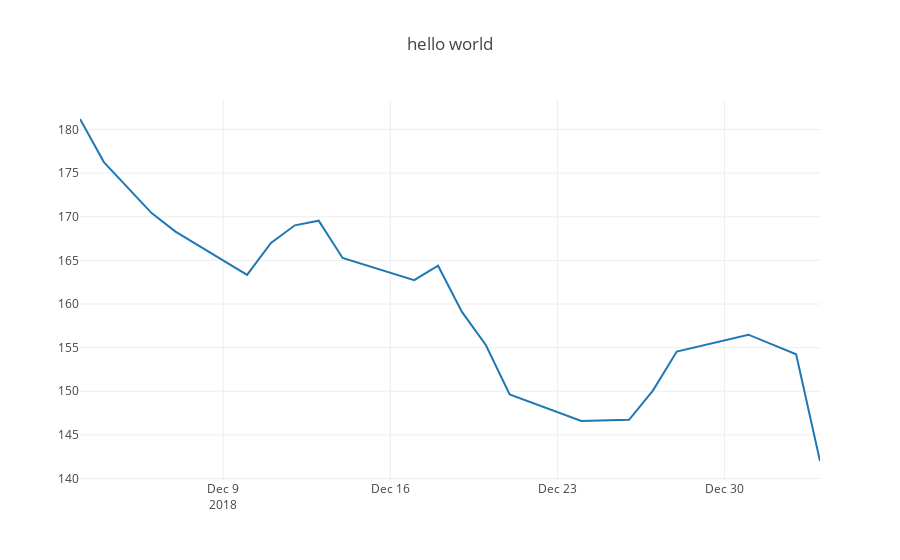

Source (notebook cell):
### Code cell
plotly.offline.iplot({
    "data": [go.Scatter(x=dates ,y=low)],
    "layout": go.Layout(title="hello world")
})

### Figure 1 — Plotly figure (JSON) as saved in the notebook; plotly's stock layout.template omitted (floating-point values rounded to 4 significant figures)
{"data": [{"type": "scatter", "uid": "e46d3c16-e9bb-4fdd-b34e-5ee73c2d1a25", "x": ["2018-12-03", "2018-12-04", "2018-12-06", "2018-12-07", "2018-12-10", "2018-12-11", "2018-12-12", "2018-12-13", "2018-12-14", "2018-12-17", "2018-12-18", "2018-12-19", "2018-12-20", "2018-12-21", "2018-12-24", "2018-12-26", "2018-12-27", "2018-12-28", "2018-12-31", "2019-01-02", "2019-01-03"], "y": [181.2, 176.3, 170.4, 168.3, 163.3, 167, 169.0, 169.6, 165.3, 162.7, 164.4, 159.1, 155.3, 149.6, 146.6, 146.7, 150.1, 154.6, 156.5, 154.2, 142]}], "layout": {"title": "hello world"}}
